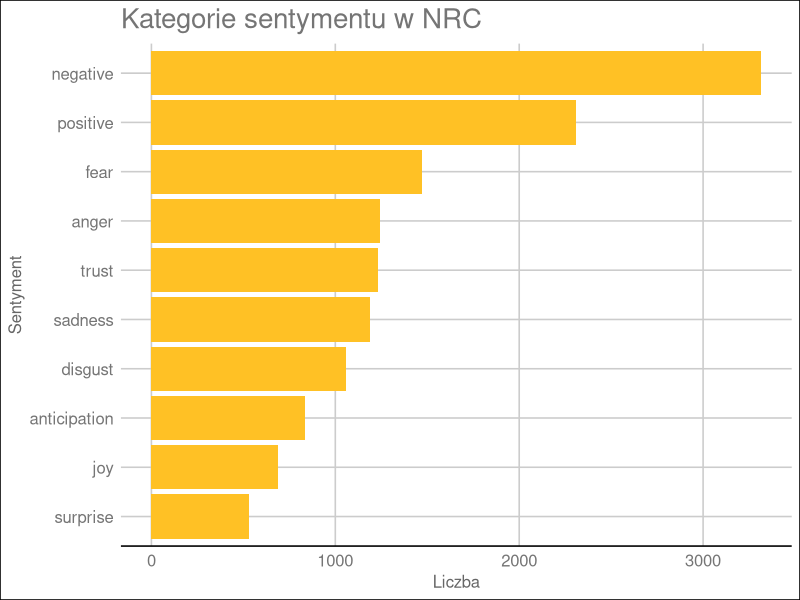
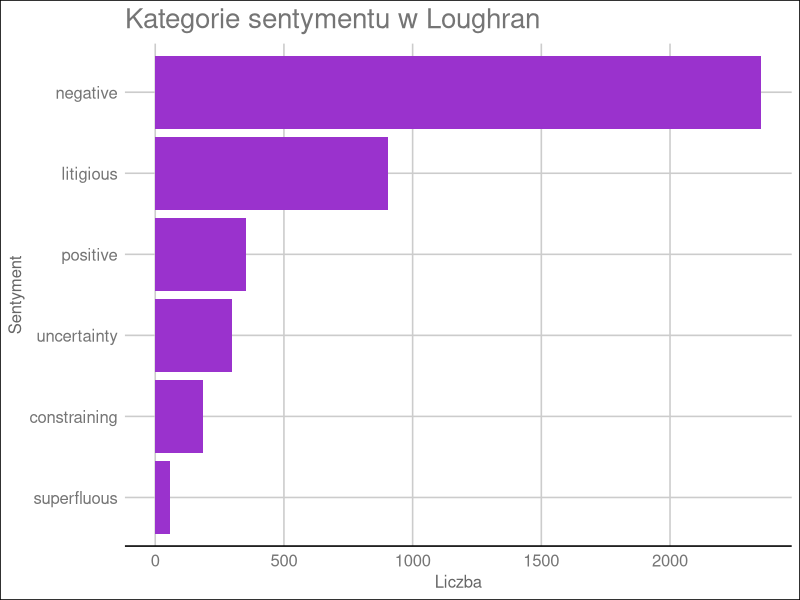

R code for these plots, in order:




# Słowniki sentymentu

library(tm)
library(tidyverse)
library(tidytext)
library(ggplot2)
library(ggthemes)

# Pobierz słowniki (leksykony sentymentu) 
# w uporządkowanym formacie, gdzie każdemu słowu odpowiada jeden wiersz,
# - jest to forma, którą można połączyć z zestawem danych 
# zawierającym jedno słowo na wiersz.
# https://juliasilge.github.io/tidytext/reference/get_sentiments.html
#


# Wczytaj słowniki z plików csv ----
afinn <- read.csv("afinn.csv", stringsAsFactors = FALSE)
bing <- read.csv("bing.csv", stringsAsFactors = FALSE)
loughran <- read.csv("loughran.csv", stringsAsFactors = FALSE)
nrc <- read.csv("nrc.csv", stringsAsFactors = FALSE)



# Słownik Bing ----
# https://www.cs.uic.edu/~liub/FBS/sentiment-analysis.html
head(bing)


# Podsumowujemy słownik Bing, licząc wystąpienia słów
bing %>%
  count(sentiment)
# W słowniku Bing znajduje się ponad 4 tysiące negatywnych
# oraz ponad 2 tysiące pozytywnych terminów



# Słownik Afinn ----
# https://darenr.github.io/afinn/
head(afinn)

# Podsumowujemy słownik Afinn, sprawdzając minimalną i maksymalną wartość
afinn %>%
  summarize(
    min = min(value),
    max = max(value)
  )
# Wartości sentymentu mieszczą się w przedziale od -5 do 5



# Słownik NRC ----
# https://saifmohammad.com/WebPages/NRC-Emotion-Lexicon.htm
head(nrc)

# Zliczmy liczbę słów powiązanych z każdym sentymentem w słowniku NRC
nrc %>% 
  count(sentiment) %>% 
  # Sortujemy liczebność sentymentów w kolejności malejącej
  arrange(desc(n))

# Pobieramy słownik NRC, liczymy sentymenty i sortujemy je według liczebności
sentiment_counts <- nrc %>% 
  count(sentiment) %>% 
  mutate(sentiment2 = fct_reorder(sentiment, n))

# Wizualizacja liczby wystąpień sentymentów 
# używając nowej kolumny typu factor o nazwie sentiment2
ggplot(sentiment_counts, aes(x=sentiment2, y=n)) +
  geom_col(fill="goldenrod1") +
  coord_flip() +
  # Wstawiamy tytuł, nazwę osi X jako "Sentyment" i osi Y jako "Liczba"
  labs(x = "Sentyment", y = "Liczba") +
  theme_gdocs() + 
  ggtitle("Kategorie sentymentu w NRC")



# Słownik Loughran ----
# https://emilhvitfeldt.github.io/textdata/reference/lexicon_loughran.html
head(loughran)

# Podsumowujemy słownik Loughran w następujący sposób:
sentiment_counts <- loughran %>%
  count(sentiment) %>%
  mutate(sentiment2 = fct_reorder(sentiment, n))

ggplot(sentiment_counts, aes(x=sentiment2, y=n)) + 
  geom_col(fill="darkorchid3") +
  coord_flip() +
  labs(x = "Sentyment", y = "Liczba") +
  theme_gdocs() + 
  ggtitle("Kategorie sentymentu w Loughran")
